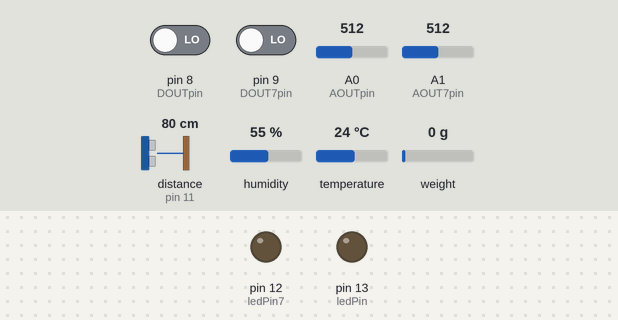
A sketch run on a simulated Arduino Uno, built with avr-gcc and run on an emulated ATmega328P. Parts: output pins drawn as LEDs (lit = HIGH). Wiring (inferred from the names in the program): ultrasonic range finder: trigger pin 10; echo pin 11. Inputs (shaded band) come from the test bench; at power-on: pin 8 (DOUTpin) LOW, pin 9 (DOUT7pin) LOW, A0 (AOUTpin) = 512, A1 (AOUT7pin) = 512, distance to the obstacle (sensor on pin 11) 80 cm, humidity 55 %, temperature 24 °C, weight on the scale 0 g. The echo pulse lasts 58.3 µs per cm; pins used as bus, display or sensor lines are not drawn.

Above: at 2.2 s.
2.3 s: pin 8 (DOUTpin) driven HIGH
At 3.3 s:
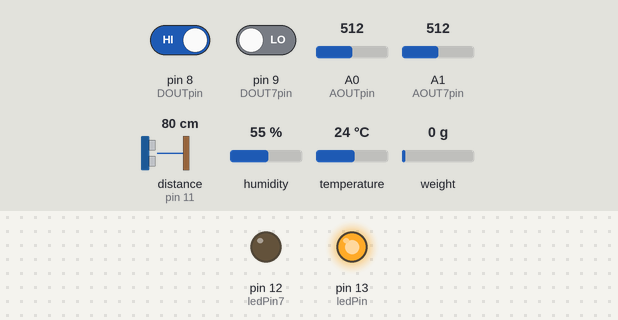
3.9 s: pin 9 (DOUT7pin) driven HIGH
At 5.3 s:
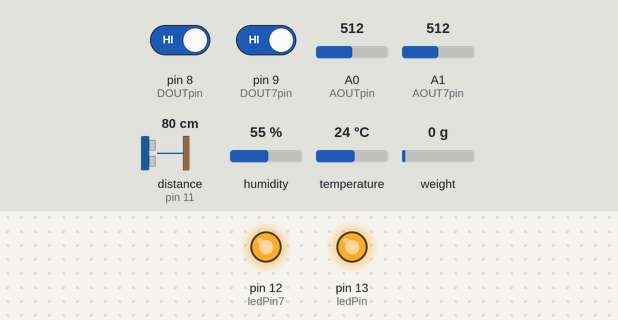
5.6 s: pin 8 (DOUTpin) driven LOW
At 6.5 s:
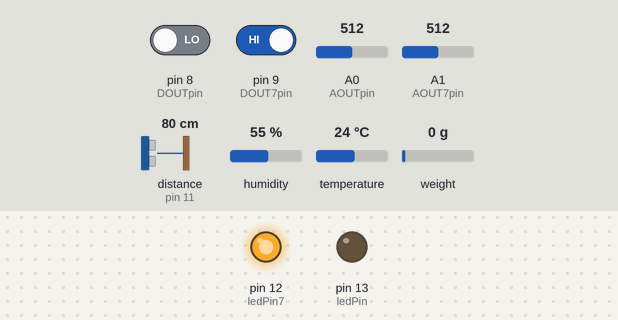
7.3 s: pin 9 (DOUT7pin) driven LOW
At 8.8 s:
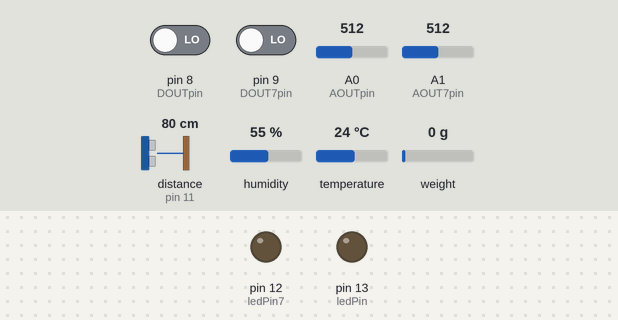
Timing chart, 0 to 10.0 s (numbered marks = the images above; inputs shaded):
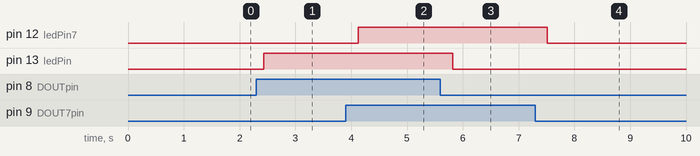

The sketch:

arduino_send_json.ino
```cpp
/* SMART GARBAGE MONITORING AND MANAGEMENT SYSTEM

   MANAS VIVEK CHOUBAL

  SENSORS USED:

  1. MQ-4:    For Methana Detection
  2. MQ-7:    For Carbon Mono-Oxide Detection
  3. HC SR04: Ultrasonic Sensor for Distance Detection
  4. HX 711:  Weighing Sensor module required for Load Cell
  5. DHT 11:  For Moisture Detection

*/

#include "HX711.h"
#include <SoftwareSerial.h>
#include <ArduinoJson.h>
#include <dht.h>

dht DHT;

#define DHT11_PIN 7


#define calibration_factor -440.0 //Calibration value for Load Cell

#define DOUT  3                   //Digital Pin 3 for HX711
#define CLK  2                    //Digital Pin 2 for HX711

const int AOUTpin=0;              //Analog Pin for MQ-4 Sensor
const int AOUT7pin=1;             //Analog Pin for MQ-7 Sensor
const int DOUTpin=8;              //Digital Pin for MQ-4 Sensor
const int DOUT7pin=9;             //Digital Pin for MQ-7 Sensor

const int trig=10;                //Trig Pin for Ultrasonic Sensor
const int echo=11;                //Echo Pin for Ultrasonic Sensor

const int ledPin=13;              //the anode of the LED connects to digital pin D13 of the arduino
const int ledPin7=12;             //the anode of the LED connects to digital pin D122 of the arduino

int limit;                        //Limit value from MQ-4 Sensor
int value;                        //Detected value from MQ-4 Sensor

int limit7;                       //Limit value from MQ-7 Sensor
int value7;                       //Detected value from MQ-7 Sensor

int distance,duration;

int load;

int humidity,temp;

HX711 scale;


SoftwareSerial s(5,6);

void setup() {

Serial.begin(115200);//sets the baud rate
s.begin(115200);
scale.begin(DOUT, CLK);
scale.set_scale(calibration_factor);
scale.tare();                     //Initial Weight = 0
pinMode(DOUTpin, INPUT);//sets the pin as an input to the arduino
pinMode(DOUT7pin, INPUT);
pinMode(ledPin, OUTPUT);//sets the pin as an output of the arduino
pinMode(ledPin7,OUTPUT);
pinMode(trig,OUTPUT);
pinMode(echo,INPUT);

  // put your setup code here, to run once:
}

//creating JSON class object
StaticJsonBuffer<1000> jsonBuffer;
JsonObject& root = jsonBuffer.createObject();


void loop() {

int chk = DHT.read11(DHT11_PIN);
temp = DHT.temperature;
humidity = DHT.humidity;

value= analogRead(AOUTpin);//reads the analaog value from the methane sensor's AOUT pin
value7= analogRead(AOUT7pin);

limit= digitalRead(DOUTpin);//reads the digital value from the methane sensor's DOUT pin
limit7= digitalRead(DOUT7pin);

digitalWrite(trig, LOW);
delayMicroseconds(2);
// Sets the trigPin on HIGH state for 10 micro seconds
digitalWrite(trig, HIGH);
delayMicroseconds(10);
digitalWrite(trig, LOW);
// Reads the echoPin, returns the sound wave travel time in microseconds
duration = pulseIn(echo, HIGH);
// Calculating the distance
distance= duration*0.034/2;

/*
Serial.print("Methane Value: ");
Serial.print(value);//prints the methane value
Serial.print("\t\tCarbon Mono-Oxide Value: ");
Serial.print(value7);
Serial.print("\t\tDistance: ");
Serial.println(distance);
Serial.print("Weight: ");
Serial.print(scale.get_units() - 7, 1);
Serial.print(" grams" );
Serial.println();

delay(1000);
*/

load = scale.get_units()- 7 ;

if (limit == HIGH){
digitalWrite(ledPin, HIGH);
}
else{
digitalWrite(ledPin, LOW);
}

//checking for CO
if (limit7 == HIGH){
digitalWrite(ledPin7, HIGH);
}
else{
digitalWrite(ledPin7, LOW);
}


 root["mq4"] = value;
 root["mq7"] = value7;
 root["distance"] = distance;
 root["load"] = load;
 root["temp"] = temp;
 root["humidity"] = humidity;

/*
 Serial.print("Methane Value: ");
 Serial.print(value);//prints the methane value
 Serial.print("\t\tCarbon Mono-Oxide Value: ");
 Serial.print(value7);
 Serial.print("\t\tDistance: ");
 Serial.print(distance);
 Serial.print("Weight: ");
 Serial.print(load);
 Serial.print(" grams" );
 Serial.print("Temp: ");
 Serial.print(temp);
 Serial.print("Humidity: ");
 Serial.println(humidity);

 delay(2000);
*/

if(s.available()>0)
{
  root.printTo(s);
 delay(2000);
}
  // put your main code here, to run repeatedly:

}


 /*
 s.write(value);
 */


 /*
 s.write("Methane Value: ");
 s.write(value);//prints the methane value
 s.write("\t\tCarbon Mono-Oxide Value: ");
 s.write(value7);
 s.write("\t\tDistance: ");
 s.write(distance);
 s.write("Weight: ");
 s.write(scale.get_units() - 7, 1);
 s.write(" grams" );
 */
```

Measured:
- after the input at 2.3 s, pin 13 (ledPin): LOW → HIGH after 0.13 s
- after the input at 3.9 s, pin 12 (ledPin7): LOW → HIGH after 0.23 s
- after the input at 5.6 s, pin 13 (ledPin): HIGH → LOW after 0.22 s
- after the input at 7.3 s, pin 12 (ledPin7): HIGH → LOW after 0.21 s
